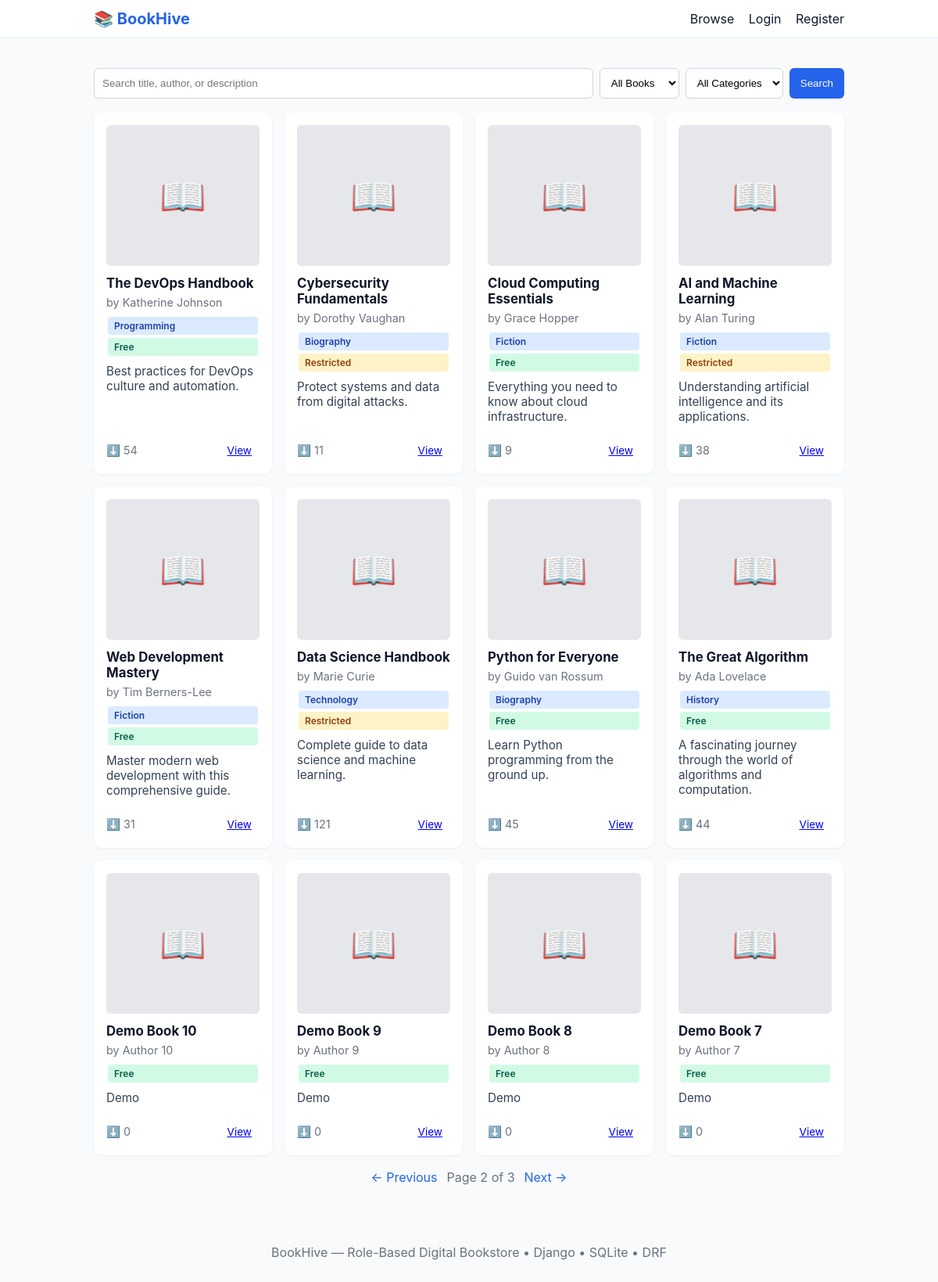
Screenshot of /?page=2&q=&access=&category= with the database file from the repository.
### store/models.py (models this page shows, shortened)
class Book(models.Model):
    ACCESS_CHOICES = [
        ('free', 'Free'),
        ('restricted', 'Restricted'),
    ]
    title = models.CharField(max_length=255)
    author = models.CharField(max_length=255)
    description = models.TextField(blank=True)
    category = models.ForeignKey(Category, on_delete=models.SET_NULL, null=True, blank=True, related_name='books')
    cover = models.ImageField(upload_to='books/covers/', null=True, blank=True)
    pdf = models.FileField(upload_to='books/pdfs/', null=True, blank=True, help_text='Upload PDF file')
    access_type = models.CharField(max_length=20, choices=ACCESS_CHOICES, default='free')
    downloads = models.PositiveIntegerField(default=0)
    price = models.DecimalField(max_digits=8, decimal_places=2, default=0.00)
    stock = models.PositiveIntegerField(default=0)
    file = models.FileField(upload_to='books/files/', null=True, blank=True)  # old field, use pdf now
    created_at = models.DateTimeField(auto_now_add=True)
    updated_at = models.DateTimeField(auto_now=True)
    class Meta:
        ordering = ['-created_at']

class Category(models.Model):
    name = models.CharField(max_length=100, unique=True)
    slug = models.SlugField(max_length=100, unique=True)
    class Meta:
        verbose_name_plural = "Categories"

### store/views.py (the view)
# urls.py: path('', views.book_list, name='book_list'),
def book_list(request):
    q = request.GET.get('q', '')
    access_filter = request.GET.get('access', '')
    category_filter = request.GET.get('category', '')
    qs = Book.objects.select_related('category').all()
    if q:
        qs = qs.filter(Q(title__icontains=q) | Q(author__icontains=q) | Q(description__icontains=q))
    if access_filter in ['free', 'restricted']:
        qs = qs.filter(access_type=access_filter)
    if category_filter:
        qs = qs.filter(category__slug=category_filter)
    categories = Category.objects.all()
    paginator = Paginator(qs, 12)
    page_number = request.GET.get('page')
    page_obj = paginator.get_page(page_number)
    return render(request, 'store/book_list.html', {
        'page_obj': page_obj,
        'q': q,
        'access_filter': access_filter,
        'category_filter': category_filter,
        'categories': categories,
    })

### templates/store/book_list.html (shortened to what this page needs)
{% extends 'base.html' %}
{% block content %}
  <div class="search-row">
    <form method="get" action="" class="search-form">
      <input name="q" placeholder="Search title, author, or description" value="{{ q }}" class="search-input">
      <select name="access" class="filter-select">
        <option value="">All Books</option>
      </select>
      <select name="category" class="filter-select">
        <option value="">All Categories</option>
      </select>
      <button type="submit" class="btn">Search</button>
    </form>
  </div>
  <div class="grid">
    {% for book in page_obj.object_list %}
      <article class="card">
        {% if book.cover %}
          <img src="{{ book.cover.url }}" alt="{{ book.title }}" class="book-cover">
        {% else %}
          <div class="book-cover-placeholder">📖</div>
        {% endif %}
        <h3 class="card-title"><a href="{% url 'book_detail' book.pk %}">{{ book.title }}</a></h3>
        <p class="card-meta">by {{ book.author }}</p>
        {% if book.category %}
          <span class="badge badge-category">{{ book.category.name }}</span>
        {% endif %}
        <span class="badge {% if book.access_type == 'free' %}badge-free{% else %}badge-restricted{% endif %}">
          {{ book.get_access_type_display }}
        </span>
        <p class="card-desc">{{ book.description|truncatechars:100 }}</p>
        <div class="card-footer">
          <span class="downloads">⬇️ {{ book.downloads }}</span>
          <a href="{% url 'book_detail' book.pk %}" class="btn-small">View</a>
        </div>
      </article>
    {% empty %}
      <p>No books found.</p>
    {% endfor %}
  </div>
  <nav class="pagination">
    {% if page_obj.has_previous %}
      <a class="page-link" href="?page={{ page_obj.previous_page_number }}&q={{ q }}&access={{ access_filter }}&category={{ category_filter }}">← Previous</a>
    {% endif %}
    <span class="page-info">Page {{ page_obj.number }} of {{ page_obj.paginator.num_pages }}</span>
    {% if page_obj.has_next %}
      <a class="page-link" href="?page={{ page_obj.next_page_number }}&q={{ q }}&access={{ access_filter }}&category={{ category_filter }}">Next →</a>
    {% endif %}
  </nav>
{% endblock %}

### static/css/styles.css (style rules this page uses)
:root { --bg:#f8fafc; --card:#ffffff; --muted:#6b7280; --accent:#2563eb; }
* { box-sizing:border-box }
body { font-family:Inter, system-ui, -apple-system, 'Segoe UI', Roboto, Arial; background:var(--bg); color:#0f172a; margin:0 }
.search-row { margin:18px 0 }
.search-form { display:flex;gap:8px;flex-wrap:wrap }
.search-input { flex:1;min-width:200px;padding:10px;border:1px solid #d1d5db;border-radius:6px }
.filter-select { padding:10px;border:1px solid #d1d5db;border-radius:6px;background:#fff }
.btn { background:var(--accent);color:#fff;border:none;padding:10px 14px;border-radius:6px;cursor:pointer;text-decoration:none;display:inline-block }
.btn-small { font-size:0.85rem;padding:6px 10px }
.grid { display:grid;grid-template-columns:repeat(auto-fill, minmax(220px,1fr));gap:16px }
.card { background:var(--card);padding:16px;border-radius:10px;box-shadow:0 1px 3px rgba(2,6,23,0.06);display:flex;flex-direction:column;min-height:150px }
.card-title { margin:0 0 6px;font-size:1.05rem }
.card-title a { text-decoration:none;color:#0f172a }
.card-meta { color:var(--muted);font-size:.9rem;margin:0 0 8px }
.card-desc { flex:1;color:#334155;font-size:.95rem;margin:8px 0 }
.card-footer { display:flex;justify-content:space-between;align-items:center;margin-top:12px }
.book-cover,.book-cover-placeholder { width:100%;height:180px;object-fit:cover;border-radius:6px;margin-bottom:12px }
.book-cover-placeholder { display:flex;align-items:center;justify-content:center;background:#e5e7eb;font-size:3rem }
.badge { display:inline-block;padding:4px 8px;border-radius:4px;font-size:0.75rem;margin:2px;font-weight:600 }
.badge-free { background:#d1fae5;color:#065f46 }
.badge-restricted { background:#fef3c7;color:#92400e }
.badge-category { background:#dbeafe;color:#1e40af }
.downloads { color:var(--muted);font-size:.9rem }
.pagination { display:flex;justify-content:center;align-items:center;gap:12px;padding:18px 0 }
.page-link { text-decoration:none;color:var(--accent) }
.page-info { color:var(--muted) }

### rows the page displays
Book: title "The DevOps Handbook", author "Katherine Johnson", category.name "Programming", access_type "Free", description "Best practices for DevOps culture and automation.", downloads "54"
Book: title "Cybersecurity Fundamentals", author "Dorothy Vaughan", category.name "Biography", access_type "Restricted", description "Protect systems and data from digital attacks.", downloads "11"
Book: title "Cloud Computing Essentials", author "Grace Hopper", category.name "Fiction", access_type "Free", description "Everything you need to know about cloud infrastructure.", downloads "9"
Book: title "AI and Machine Learning", author "Alan Turing", category.name "Fiction", access_type "Restricted", description "Understanding artificial intelligence and its applications.", downloads "38"
Book: title "Web Development Mastery", author "Tim Berners-Lee", category.name "Fiction", access_type "Free", description "Master modern web development with this comprehensive guide.", downloads "31"
Book: title "Data Science Handbook", author "Marie Curie", category.name "Technology", access_type "Restricted", description "Complete guide to data science and machine learning.", downloads "121"
Book: title "Python for Everyone", author "Guido van Rossum", category.name "Biography", access_type "Free", description "Learn Python programming from the ground up.", downloads "45"
Book: title "The Great Algorithm", author "Ada Lovelace", category.name "History", access_type "Free", description "A fascinating journey through the world of algorithms and computation.", downloads "44"
Book: title "Demo Book 10", author "Author 10", access_type "Free", description "Demo", downloads "0"
Book: title "Demo Book 9", author "Author 9", access_type "Free", description "Demo", downloads "0"
Book: title "Demo Book 8", author "Author 8", access_type "Free", description "Demo", downloads "0"
Book: title "Demo Book 7", author "Author 7", access_type "Free", description "Demo", downloads "0"

### other values shown
{{ page_obj.number }} "2"
{{ page_obj.paginator.num_pages }} "3"
